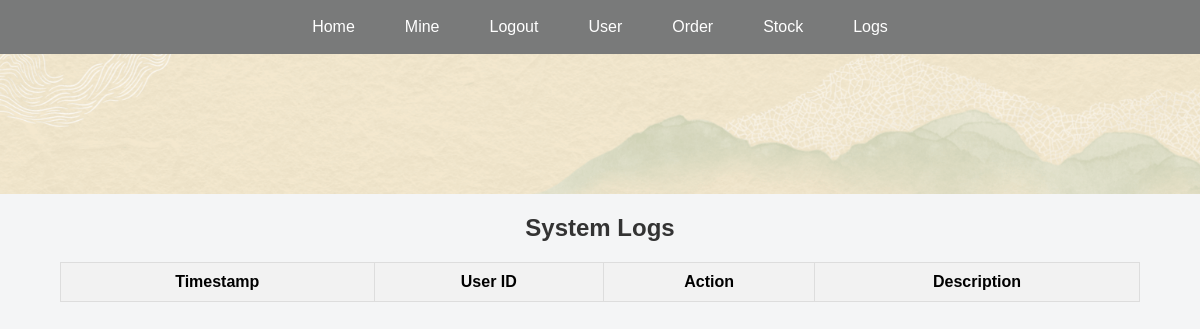
Page /logs (signed in) on the earlier database version.
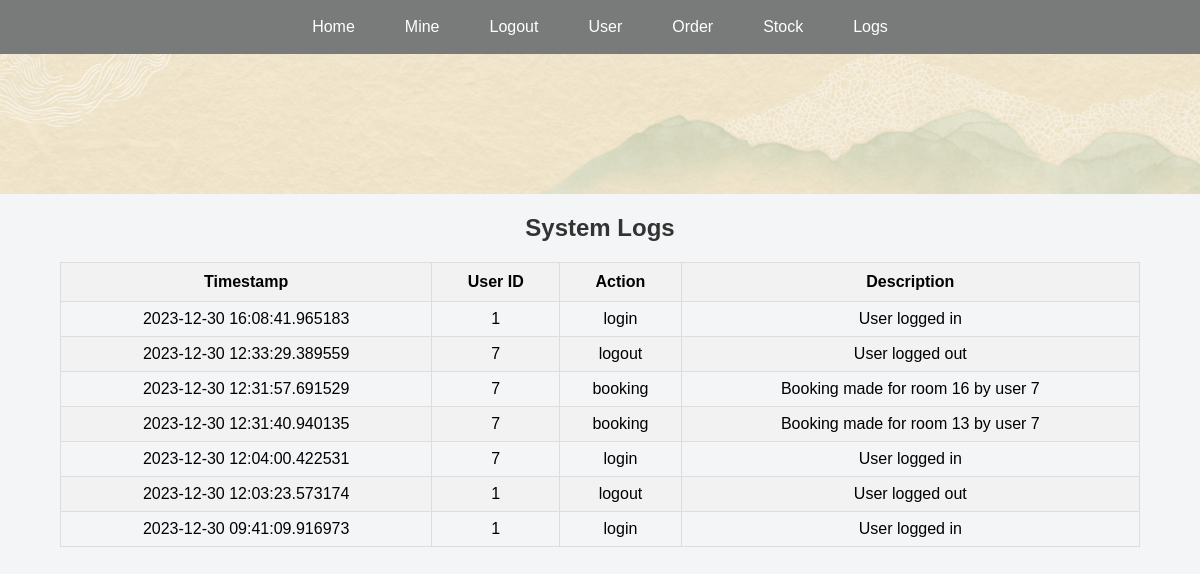
Same page on the later database version.
### app.py (models this page shows, shortened)
class Log(db.Model):
    id = db.Column(db.Integer, primary_key=True)
    timestamp = db.Column(db.DateTime, nullable=False, default=datetime.utcnow)
    user_id = db.Column(db.Integer, db.ForeignKey(
        'customer.id'), nullable=True)
    action = db.Column(db.String(100), nullable=False)
    description = db.Column(db.Text, nullable=False)

### app.py (the view)
@app.route('/logs')
def logs():
    user_logged_in = 'user_logged_in' in session
    admin_logged_in = 'admin_logged_in' in session
    if 'admin_logged_in' not in session:
        abort(404)
    logs = Log.query.order_by(Log.timestamp.desc()).all()
    return render_template('logs.html',
                           logs=logs,
                           user_logged_in=user_logged_in,
                           admin_logged_in=admin_logged_in)

### templates/logs.html (shortened to what this page needs)
<!DOCTYPE html>
<html lang="en">
<head>
    <link rel="stylesheet" href="{{ url_for('static', filename='style.css') }}">
</head>
<body class="admin-bg">
    {% include 'nav.html' %}
    <div class="user-header"></div>
    <div class="table-container">
        <h2>System Logs</h2>
        <table>
            <thead>
                <tr>
                    <th>Timestamp</th>
                    <th>User ID</th>
                    <th>Action</th>
                    <th>Description</th>
                </tr>
            </thead>
            <tbody>
                {% for log in logs %}
                <tr>
                    <td>{{ log.timestamp }}</td>
                    <td>{{ log.user_id }}</td>
                    <td>{{ log.action }}</td>
                    <td>{{ log.description }}</td>
                </tr>
                {% endfor %}
            </tbody>
        </table>
    </div>
</body>
</html>

Differences in the rows shown:
added Log: timestamp "2023-12-30 16:08:41.965183", user_id "1", action "login", description "User logged in"
added Log: timestamp "2023-12-30 12:33:29.389559", user_id "7", action "logout", description "User logged out"
added Log: timestamp "2023-12-30 12:31:57.691529", user_id "7", action "booking", description "Booking made for room 16 by user 7"
added Log: timestamp "2023-12-30 12:31:40.940135", user_id "7", action "booking", description "Booking made for room 13 by user 7"
added Log: timestamp "2023-12-30 12:04:00.422531", user_id "7", action "login", description "User logged in"
added Log: timestamp "2023-12-30 12:03:23.573174", user_id "1", action "logout", description "User logged out"
added Log: timestamp "2023-12-30 09:41:09.916973", user_id "1", action "login", description "User logged in"
